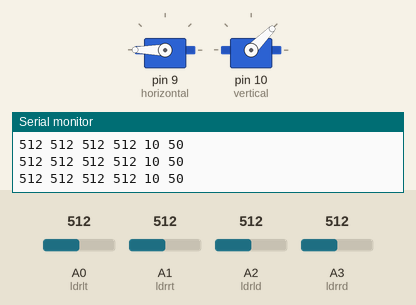
Simulated run of this sketch. Board: Arduino Uno, built with avr-gcc and run on an emulated ATmega328P. On the bench: 2 × servo, the last lines printed to the serial monitor. The test bench sets the inputs (shaded band); at power-on: A0 (ldrlt) = 512, A1 (ldrrt) = 512, A2 (ldrld) = 512, A3 (ldrrd) = 512.

Above: at 4.2 s.
4.3 s: A0 (ldrlt) set to 602
7.3 s: A0 (ldrlt) set to 625
At 7.79 s:
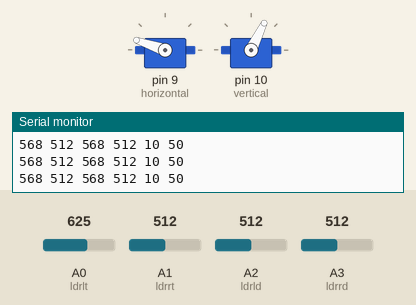
At 10.2 s:
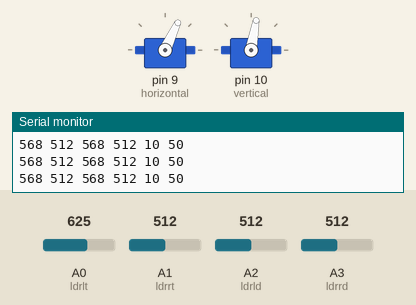
10.3 s: A1 (ldrrt) set to 314
13.3 s: A1 (ldrrt) set to 286
At 15.5 s:
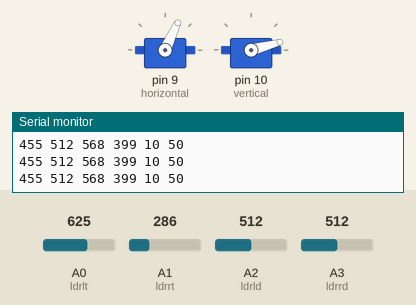
16.3 s: A2 (ldrld) set to 305
19.3 s: A2 (ldrld) set to 279
At 19.79 s:
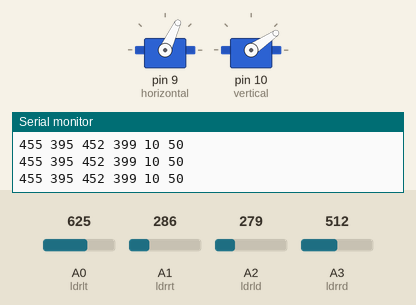
Timing chart, 0 to 22.4 s (numbered marks = the images above; inputs shaded):
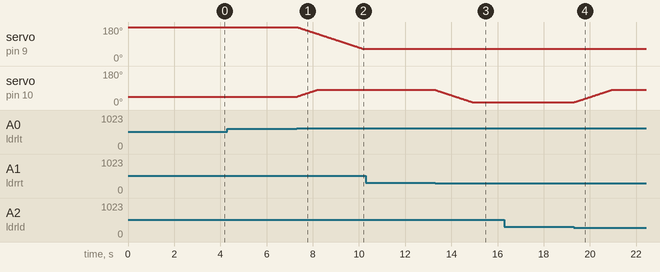

The sketch:

gunestakipsisemi.ino
```cpp
#include <Servo.h> // Servo kütüphanesi yükleniyor, servoları kontrol etmek için gerekli.

// Servo motor değişkenleri
Servo horizontal; // Yatay servo motor tanımlanıyor.
int servoh = 180; // Yatay servo başlangıç açısı.

int servohLimitHigh = 180; // Yatay servo için maksimum açı sınırı.
int servohLimitLow = 65;   // Yatay servo için minimum açı sınırı.

Servo vertical; // Dikey servo motor tanımlanıyor.
int servov = 45; // Dikey servo başlangıç açısı.

int servovLimitHigh = 80; // Dikey servo için maksimum açı sınırı.
int servovLimitLow = 15;  // Dikey servo için minimum açı sınırı.

// LDR (ışık algılayıcı direnç) pin bağlantıları
// Analog pinler tanımlanıyor.
int ldrlt = 0; // Sol üst LDR.
int ldrrt = 1; // Sağ üst LDR.
int ldrld = 2; // Sol alt LDR.
int ldrrd = 3; // Sağ alt LDR.

void setup() {
    Serial.begin(9600); // Seri iletişim başlatılıyor, iletişim hızı 9600 baud.

    // Servo motorlar Arduino pinlerine atanıyor.
    horizontal.attach(9); // Yatay servo 9. pine bağlanıyor.
    vertical.attach(10);  // Dikey servo 10. pine bağlanıyor.

    // Servo başlangıç pozisyonları ayarlanıyor.
    horizontal.write(180); // Yatay servo maksimum açıda başlatılıyor.
    vertical.write(45);    // Dikey servo orta açıda başlatılıyor.
    delay(3000); // Başlangıç pozisyonuna gitmek için bekleme süresi.
}

void loop() {
    // LDR'den okunan analog değerler alınıyor.
    int lt = analogRead(ldrlt); // Sol üst LDR'den veri okunuyor.
    int rt = analogRead(ldrrt); // Sağ üst LDR'den veri okunuyor.
    int ld = analogRead(ldrld); // Sol alt LDR'den veri okunuyor.
    int rd = analogRead(ldrrd); // Sağ alt LDR'den veri okunuyor.

    // Zamanlama ve tolerans değerleri (opsiyonel olarak potansiyometreden alınabilir).
    int dtime = 10; // Hareket sonrası bekleme süresi (ms).
    int tol = 50;   // Tolerans değeri, algılanan farkın ne kadar büyük olması gerektiği.

    // LDR'lerden alınan değerlerin ortalaması hesaplanıyor.
    int avt = (lt + rt) / 2; // Üst sensörlerin ortalama değeri.
    int avd = (ld + rd) / 2; // Alt sensörlerin ortalama değeri.
    int avl = (lt + ld) / 2; // Sol sensörlerin ortalama değeri.
    int avr = (rt + rd) / 2; // Sağ sensörlerin ortalama değeri.

    // Yukarı-aşağı ve sol-sağ arasındaki farklar hesaplanıyor.
    int dvert = avt - avd; // Yukarı ve aşağı arasındaki fark.
    int dhoriz = avl - avr; // Sol ve sağ arasındaki fark.

    // Değerler seri monitöre yazdırılıyor.
    Serial.print(avt);
    Serial.print(" ");
    Serial.print(avd);
    Serial.print(" ");
    Serial.print(avl);
    Serial.print(" ");
    Serial.print(avr);
    Serial.print(" ");
    Serial.print(dtime);
    Serial.print(" ");
    Serial.print(tol);
    Serial.println(" ");

    // Yukarı-aşağı farkı tolerans değerinden büyükse dikey hareket kontrol edilir.
    if (-1 * tol > dvert || dvert > tol) {
        if (avt > avd) {
            // Yukarı sensörlerin ışığı daha fazla algıladığı durumda servo yukarı hareket eder.
            servov = ++servov;
            if (servov > servovLimitHigh) { // Açı sınırını aşmaması kontrol edilir.
                servov = servovLimitHigh;
            }
        } else if (avt < avd) {
            // Aşağı sensörlerin ışığı daha fazla algıladığı durumda servo aşağı hareket eder.
            servov = --servov;
            if (servov < servovLimitLow) { // Açı sınırını aşmaması kontrol edilir.
                servov = servovLimitLow;
            }
        }
        vertical.write(servov); // Dikey servoya yeni açı gönderilir.
    }

    // Sol-sağ farkı tolerans değerinden büyükse yatay hareket kontrol edilir.
    if (-1 * tol > dhoriz || dhoriz > tol) {
        if (avl > avr) {
            // Sol sensörlerin ışığı daha fazla algıladığı durumda servo sola hareket eder.
            servoh = --servoh;
            if (servoh < servohLimitLow) { // Açı sınırını aşmaması kontrol edilir.
                servoh = servohLimitLow;
            }
        } else if (avl < avr) {
            // Sağ sensörlerin ışığı daha fazla algıladığı durumda servo sağa hareket eder.
            servoh = ++servoh;
            if (servoh > servohLimitHigh) { // Açı sınırını aşmaması kontrol edilir.
                servoh = servohLimitHigh;
            }
        }
        horizontal.write(servoh); // Yatay servoya yeni açı gönderilir.
    }

    delay(dtime); // Hareket sonrası bir süre beklenir.
}
```

Measured:
- the behaviour switches between 613 and 614 on A0 (ldrlt) (found by bisection; images 0 and 1)
- the behaviour switches between 299 and 298 on A1 (ldrrt) (found by bisection; images 2 and 3)
- the behaviour switches between 298 and 297 on A2 (ldrld) (found by bisection; images 3 and 4)
- after the input at 7.3 s, servo on pin 9 (horizontal): moves from 180° to 65° over 2.8 s, starting at once; servo on pin 10 (vertical): moves from 45° to 80° over 0.85 s, starting at once
- after the input at 13.3 s, servo on pin 10 (vertical): moves from 80° to 15° over 1.6 s, starting at once
- after the input at 19.3 s, servo on pin 10 (vertical): moves from 15° to 80° over 1.6 s, starting at once
